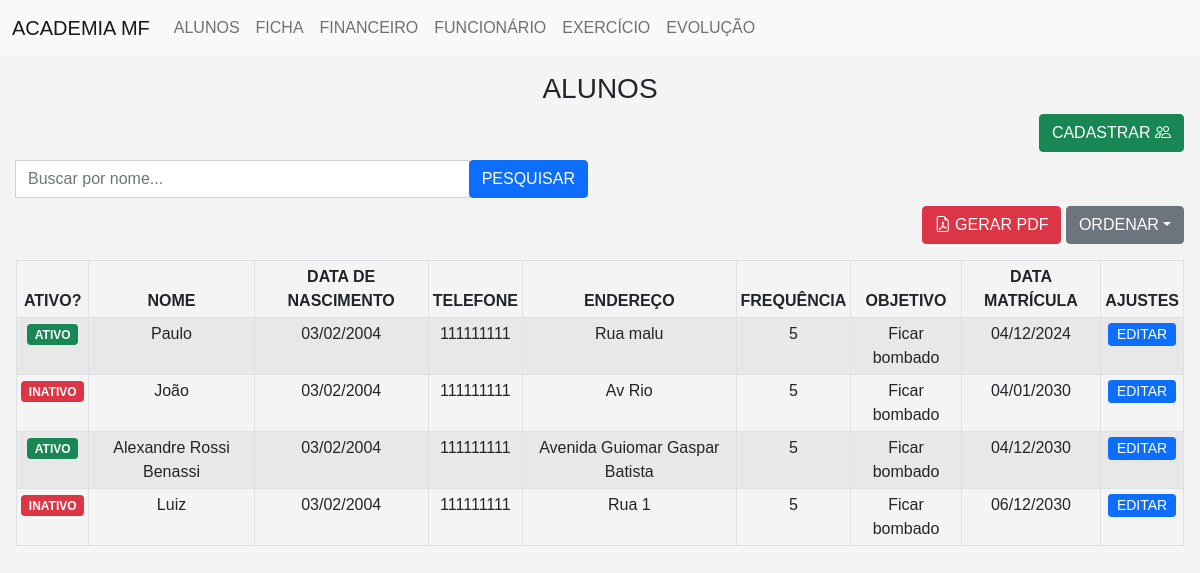
Page /Matricula/index.php on the committed database.
### tables this page shows
CREATE TABLE `aluno` (
  `id` int(11) NOT NULL,
  `nome` varchar(255) DEFAULT NULL,
  `data_nascimento` date DEFAULT NULL,
  `telefone` varchar(255) DEFAULT NULL,
  `endereco` varchar(255) DEFAULT NULL,
  `frequencia` int(11) DEFAULT NULL,
  `objetivo` varchar(255) DEFAULT NULL,
  `data_matricula` date DEFAULT NULL,
  `ativo` tinyint(1) NOT NULL DEFAULT 1
);

### Classe/Conexao.php (called while the page is built)
<?php
class Db{
    public static function conexao(){
        try {
            $conexao = new PDO("mysql:host=localhost;dbname=heman;", "root", "");
            $conexao->setAttribute(PDO::ATTR_ERRMODE, PDO::ERRMODE_EXCEPTION);
            return $conexao;
        } catch (PDOException $e) {
            return NULL;
        }
    }
}
?>

### Matricula/index.php (the view, shortened to what this page needs)
<!doctype html>
<html lang="pt-BR">
<head>
    <link href="https://cdn.jsdelivr.net/npm/bootstrap@5.0.2/dist/css/bootstrap.min.css" rel="stylesheet">
    <link rel="stylesheet" href="https://cdn.jsdelivr.net/npm/bootstrap-icons@1.10.5/font/bootstrap-icons.css">
    <link rel="stylesheet" href="https://cdn.jsdelivr.net/npm/bootstrap-icons@1.8.1/font/bootstrap-icons.css">
    <link rel="stylesheet" href="style.css">
</head>
<body>
<?php include("../Classe/Conexao.php") ?>
<?php include("../Navbar/navbar.php"); ?>
<?php $pesquisa = isset($_GET["pesquisa"]) ? $_GET["pesquisa"] : NULL; ?>
<?php $ordenar = isset($_GET["ordenar"]) ? $_GET["ordenar"] : "ASC"; ?>
<section class="p-3">
    <h3>ALUNOS</h3>
    <div class="text-end mb-2 conteudo-esconder-pdf">
        <button class="btn btn-success" data-bs-toggle="modal" data-bs-target="#cadastrar">
            CADASTRAR <i class="bi bi-people"></i>
        </button>
    </div>
    <form method="get" class="mb-2 conteudo-esconder-pdf">
        <div class="row">
            <div class="col-md-6">
                <div class="input-group">
                    <input name="pesquisa" value="<?php echo $pesquisa; ?>" type="text" class="form-control" placeholder="Buscar por nome...">
                    <div class="input-group-pprend">
                        <button class="btn btn-primary">PESQUISAR</button>
                    </div>
                </div>
            </div>
        </div>
    </form>
    <div class="col-12 text-end conteudo-esconder-pdf">
        <div class="d-inline">
            <button class="btn btn-danger botao-gerar-pdf">
                <i class="bi bi-file-earmark-pdf"></i> GERAR PDF
            </button>
        </div>
        <div class="d-inline">
            <div class="dropdown d-inline">
                <button class="btn btn-secondary dropdown-toggle" type="button" id="filterDropdown" data-bs-toggle="dropdown" aria-expanded="false">ORDENAR</button>
            </div>
        </div>
    </div>
    <table class="table table-striped table-hover mt-3 text-center table-bordered table-sm">
        <thead>
            <tr>
                <th>ATIVO?</th>
                <th>NOME</th>
                <th>DATA DE NASCIMENTO</th>
                <th>TELEFONE</th>
                <th>ENDEREÇO</th>
                <th>FREQUÊNCIA</th>
                <th>OBJETIVO</th>
                <th>DATA MATRÍCULA</th>
                <th class="conteudo-esconder-pdf">AJUSTES</th>
            </tr>
        </thead>
        <tbody>
            <?php
            $sql = ("SELECT * FROM `aluno`");
            if($ordenar == "ASC"){
                $sql .= (" ORDER BY `data_matricula` ASC");
            }else if($ordenar == "DESC"){
                $sql .= (" ORDER BY `data_matricula` DESC");
            }
            $executar = Db::conexao()->query($sql);
            $alunos = $executar->fetchAll(PDO::FETCH_OBJ);
            ?>
            <?php foreach ($alunos as $aluno) { ?>
                <tr>
                    <td>
                        <?php if($aluno->ativo == 1) { ?>
                            <span class="badge bg-success">ATIVO</span>
                        <?php } else { ?>
                            <span class="badge bg-danger">INATIVO</span>
                        <?php } ?>
                    </td>
                    <td><?php echo $aluno->nome; ?></td>
                    <td>
                        <?php if($aluno->data_nascimento) { ?>
                            <?php echo date('d/m/Y', strtotime($aluno->data_nascimento)); ?>
                        <?php } else { ?>
                            --
                        <?php } ?>
                    </td>
                    <td><?php echo $aluno->telefone; ?></td>
                    <td><?php echo $aluno->endereco; ?></td>
                    <td><?php echo $aluno->frequencia; ?></td>
                    <td><?php echo $aluno->objetivo; ?></td>
                    <td><?php echo date('d/m/Y', strtotime($aluno->data_matricula)); ?></td>
                    <td class="conteudo-esconder-pdf">
                        <button
                            class="conteudo-esconder-pdf btn btn-primary btn-sm p-0 ps-2 pe-2 botao-selecionar-matricula"
                            data-id="<?php echo $aluno->id; ?>"
                            data-nome="<?php echo $aluno->nome; ?>"
                            data-data_nascimento="<?php echo $aluno->data_nascimento; ?>"
                            data-telefone="<?php echo $aluno->telefone; ?>"
                            data-endereco="<?php echo $aluno->endereco; ?>"
                            data-frequencia="<?php echo $aluno->frequencia; ?>"
                            data-objetivo="<?php echo $aluno->objetivo; ?>"
                            data-data_matricula="<?php echo $aluno->data_matricula; ?>"
                            data-ativo="<?php echo $aluno->ativo; ?>">
                            EDITAR
                        </button>
                    </td>
                </tr>
            <?php } ?>
    </table>
</section>
</body>
</html>

### Evolucao/style.css (style rules this page uses)
body { font-family: Arial, sans-serif; background-color: #f4f4f4; text-align: center; background-image: url(Academia1.png); }
button { padding: 10px 20px; border: none; border-radius: 5px; background-color: #198754; color: white; cursor: pointer; }

### rows in the picture
aluno: ativo "ATIVO", nome "Paulo", data_nascimento "03/02/2004", telefone "111111111", endereco "Rua malu", frequencia "5", objetivo "Ficar bombado", data_matricula "04/12/2024"
aluno: ativo "INATIVO", nome "João", data_nascimento "03/02/2004", telefone "111111111", endereco "Av Rio", frequencia "5", objetivo "Ficar bombado", data_matricula "04/01/2030"
aluno: ativo "ATIVO", nome "Alexandre Rossi Benassi", data_nascimento "03/02/2004", telefone "111111111", endereco "Avenida Guiomar Gaspar Batista", frequencia "5", objetivo "Ficar bombado", data_matricula "04/12/2030"
aluno: ativo "INATIVO", nome "Luiz", data_nascimento "03/02/2004", telefone "111111111", endereco "Rua 1", frequencia "5", objetivo "Ficar bombado", data_matricula "06/12/2030"
